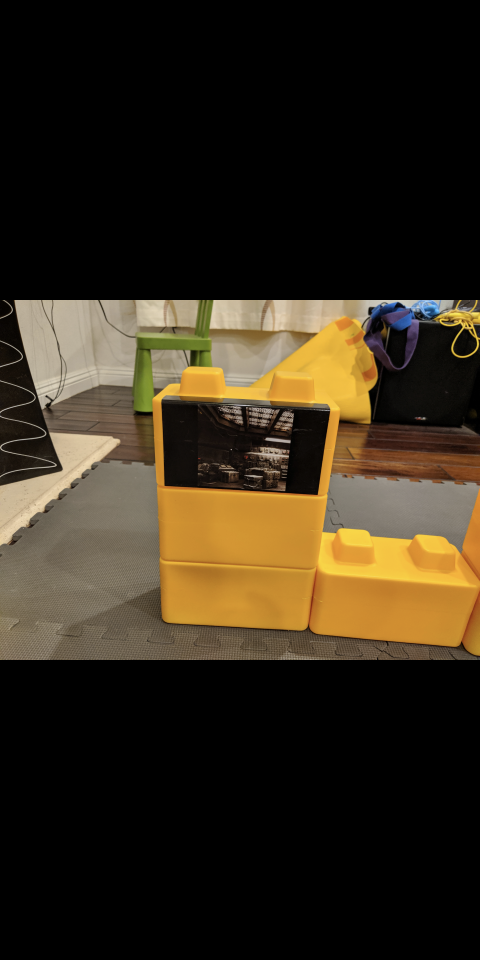
#> input picture test.png, 1440 x 2880 px, found by its file name (shown at 1/3 size)
$ python cv.py
#> lines starting #> are read from the running program, lines starting #| are printed output that depends on the picture; after the words box and inside, x2 and y2 are one past the last pixel; in counts of white or black regions, pixels touching at a corner belong together
from __future__ import print_function
import sys
PY3 = sys.version_info[0] == 3

if PY3:
    xrange = range

import numpy as np
import cv2 as cv
from matplotlib import pyplot as plt

img = cv.imread('..\\test.png', 0)
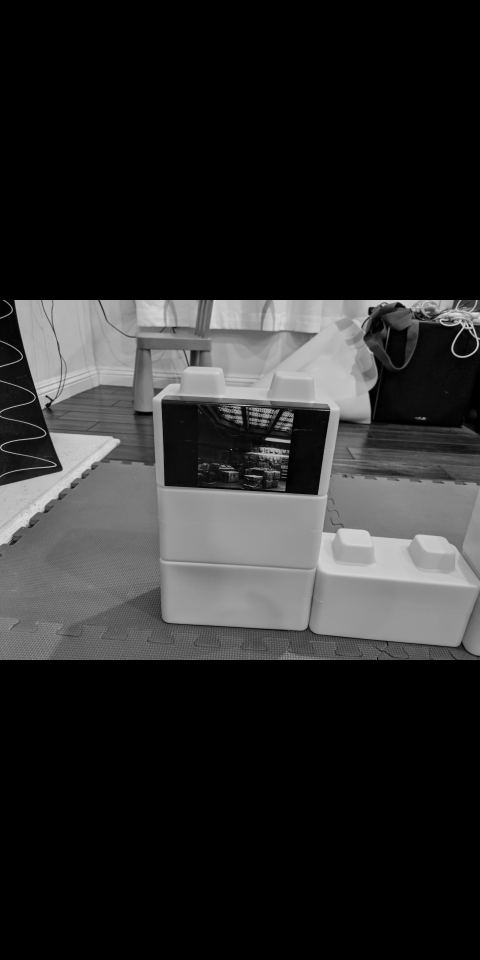
#> img: shape (2880, 1440) (shown at 1/3 size); min 0, max 254, mean 42.7
h, w = img.shape
#> h = 2880; w = 1440

edges = cv.Canny(img,100,200)
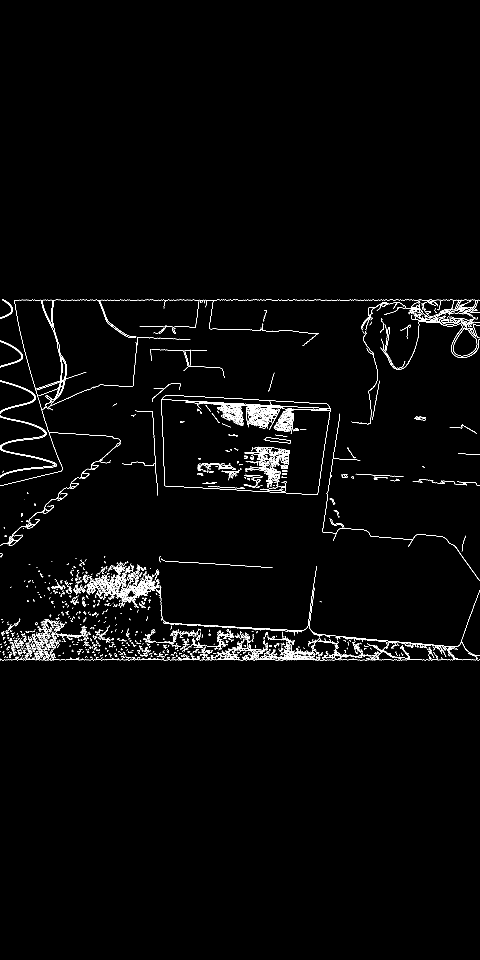
#> edges: shape (2880, 1440) (shown at 1/3 size); 1.4% white in thin lines or dots, all inside (x1, y1, x2, y2) = (0, 899, 1440, 1981)
plt.subplot(121),plt.imshow(img,cmap = 'gray')
plt.title('Original Image'), plt.xticks([]), plt.yticks([])
plt.subplot(122),plt.imshow(edges,cmap = 'gray')
plt.title('Edge Image'), plt.xticks([]), plt.yticks([])
plt.show()
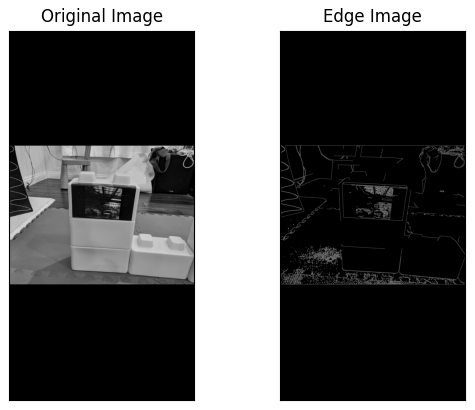
#> figure drawn by matplotlib, 2 panels


def make_image():
    img = np.zeros((500, 500), np.uint8)
    black, white = 0, 255
    for i in xrange(6):
        dx = int((i%2)*250 - 30)
        dy = int((i/2.)*150)

        if i == 0:
            for j in xrange(11):
                angle = (j+5)*np.pi/21
                c, s = np.cos(angle), np.sin(angle)
                x1, y1 = np.int32([dx+100+j*10-80*c, dy+100-90*s])
                x2, y2 = np.int32([dx+100+j*10-30*c, dy+100-30*s])
                cv.line(img, (x1, y1), (x2, y2), white)

        cv.ellipse( img, (dx+150, dy+100), (100,70), 0, 0, 360, white, -1 )
        cv.ellipse( img, (dx+115, dy+70), (30,20), 0, 0, 360, black, -1 )
        cv.ellipse( img, (dx+185, dy+70), (30,20), 0, 0, 360, black, -1 )
        cv.ellipse( img, (dx+115, dy+70), (15,15), 0, 0, 360, white, -1 )
        cv.ellipse( img, (dx+185, dy+70), (15,15), 0, 0, 360, white, -1 )
        cv.ellipse( img, (dx+115, dy+70), (5,5), 0, 0, 360, black, -1 )
        cv.ellipse( img, (dx+185, dy+70), (5,5), 0, 0, 360, black, -1 )
        cv.ellipse( img, (dx+150, dy+100), (10,5), 0, 0, 360, black, -1 )
        cv.ellipse( img, (dx+150, dy+150), (40,10), 0, 0, 360, black, -1 )
        cv.ellipse( img, (dx+27, dy+100), (20,35), 0, 0, 360, white, -1 )
        cv.ellipse( img, (dx+273, dy+100), (20,35), 0, 0, 360, white, -1 )
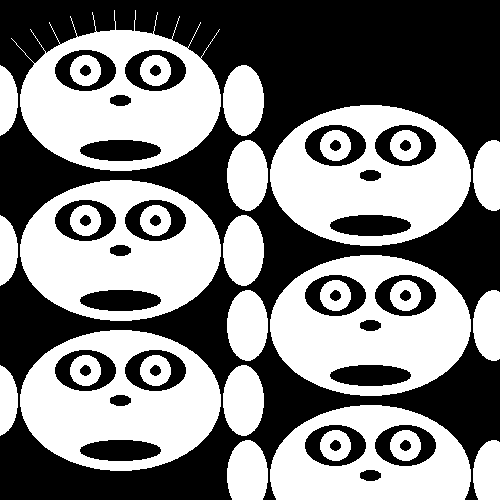
#> img: shape (500, 500); 50% white; 30 white regions
    return img

def main():
    img = make_image()
    h, w = img.shape[:2]
#> h = 500; w = 500

    contours0, hierarchy = cv.findContours( img.copy(), cv.RETR_TREE, cv.CHAIN_APPROX_SIMPLE)
    contours = [cv.approxPolyDP(cnt, 3, True) for cnt in contours0]

    def update(levels):
#> called with levels = 3
        vis = np.zeros((h, w, 3), np.uint8)
        levels = levels - 3
        cv.drawContours( vis, contours, (-1, 2)[levels <= 0], (128,255,255),
            3, cv.LINE_AA, hierarchy, abs(levels) )
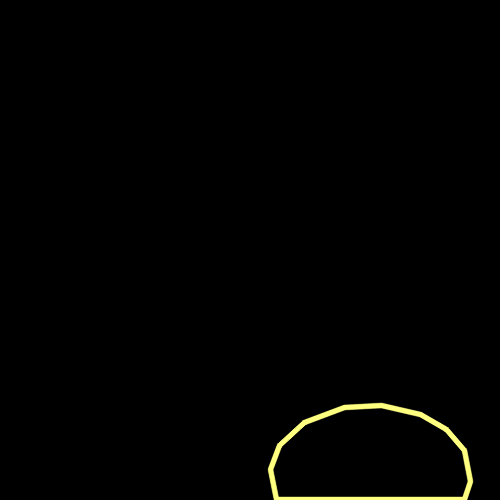
#> vis: shape (500, 500, 3); mean of channels 0, 1, 2 1.2, 2.3, 2.3; drawn as B, G, R
        cv.imshow('contours', vis)
        print(levels)
    update(3)
    cv.createTrackbar( "levels+3", "contours", 3, 7, update )
    cv.imshow('image', img)
    cv.waitKey()
    print('Done')


if __name__ == '__main__':
    print(__doc__)
    main()
    cv.destroyAllWindows()

$ run again, with screen.png copied over test.png
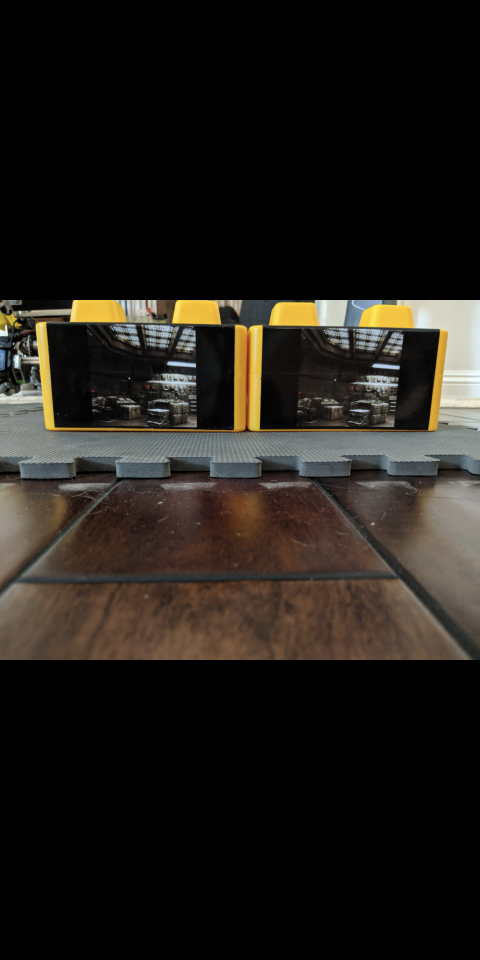
#> input picture screen.png, 1440 x 2880 px, found by its file name (shown at 1/3 size)
#> `edges = cv.Canny(img,100,200)`:
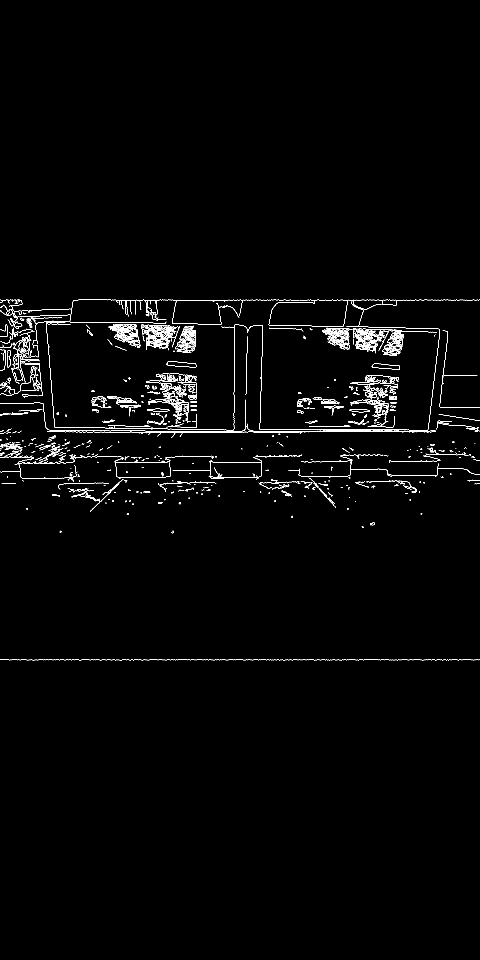
#> edges: shape (2880, 1440) (shown at 1/3 size); 1.1% white in thin lines or dots, all inside (x1, y1, x2, y2) = (0, 899, 1440, 1981)
#> `plt.show()`:
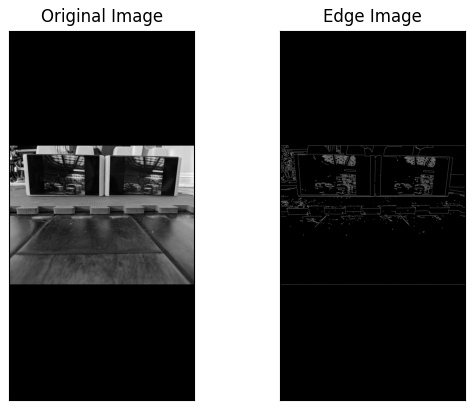
#> figure drawn by matplotlib, 2 panels
